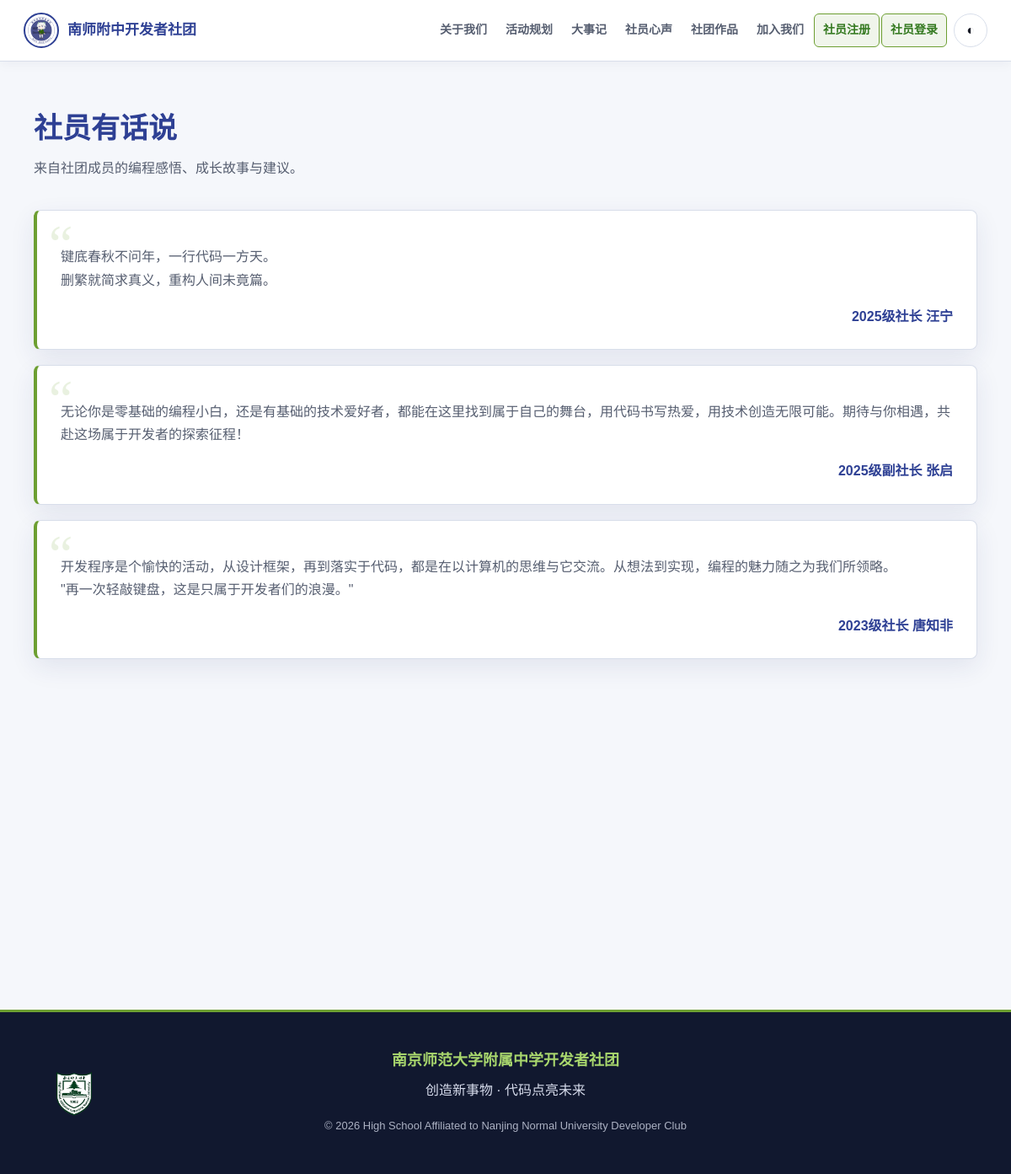
Page /comments/ on the committed database.
### comments/models.py (models this page shows, shortened)
class Comment(models.Model):
    content = models.TextField()
    created_at = models.CharField(max_length=20)
    creator = models.CharField(max_length=20)

### comments/views.py (the view)
# urls.py: path('', views.comment_list, name='comment_list'),]
def comment_list(request):
    comments = Comment.objects.all()
    context = {'comments': comments}
    return render(request, 'comments/comment_list.html', context)

### comments/templates/comments/comment_list.html (shortened to what this page needs)
{% extends 'website_index/base.html' %}
{% block content %}
  <div class="page-shell">
    <header class="page-header">
      <h1>社员有话说</h1>
      <p>来自社团成员的编程感悟、成长故事与建议。</p>
    </header>
    <div class="quote-list">
      {% for comment in comments %}
        <article class="quote-card reveal">
          <blockquote>{{ comment.content|linebreaks }}</blockquote>
          <cite>{{ comment.creator }}</cite>
        </article>
      {% empty %}
        <div class="empty-state"><p>暂无评论</p></div>
      {% endfor %}
    </div>
  </div>
{% endblock content %}

### website_index/static/website_index/css/site.css (style rules this page uses)
:root { color-scheme: light; --club-blue: #2e4094; --club-blue-strong: #1f2b6e; --club-green: #6d9f32; --club-gold: #b58a42; --surface: #ffffff; --surface-subtle: #f5f7fb; --surface-muted: #e9edf5; --text: #171a25; --text-muted: #565e70; --border: #d8deea; --border-strong: #bcc5d6; --danger: #b42318; --success: #357a21; --warning-bg: #fff8e8; --warning-border: #d7ae62; --shadow: 0 10px 30px rgba(31, 43, 110, 0.09); --header-bg: rgba(255, 255, 255, 0.94); --footer-bg: #11182f; --footer-text: #d7dcec; --ease-out: cubic-bezier(0.23, 1, 0.32, 1); --ease-in-out: cubic-bezier(0.77, 0, 0.175, 1); }
* { box-sizing: border-box; }
html { min-width: 320px; scroll-behavior: smooth; }
body { min-height: 100vh; margin: 0; background: var(--surface-subtle); color: var(--text); font-family: "Microsoft YaHei", "PingFang SC", "Noto Sans SC", sans-serif; font-size: 16px; line-height: 1.7; letter-spacing: 0; transition: background-color 180ms ease, color 180ms ease; }
.page-shell { width: min(1120px, calc(100% - 40px)); margin: 0 auto; padding: 58px 0 76px; }
.page-header { display: grid; margin-bottom: 36px; gap: 12px; }
.page-header h1, .section-heading { margin: 0; color: var(--club-blue); font-size: 34px; line-height: 1.3; letter-spacing: 0; }
.page-header p, .section-lead { max-width: 760px; margin: 0; color: var(--text-muted); }
.content-card, .product-card, .quick-link, .image-card, .quote-card { min-width: 0; border: 1px solid var(--border); border-left: 4px solid var(--club-green); border-radius: 8px; background: var(--surface); box-shadow: var(--shadow); }
.quote-list { display: grid; gap: 18px; }
.quote-card { position: relative; padding: 25px 28px; overflow: hidden; }
.quote-card::before { position: absolute; top: 8px; left: 14px; color: color-mix(in srgb, var(--club-green) 15%, transparent); content: "“"; font-family: Georgia, serif; font-size: 64px; line-height: 1; }
.quote-card blockquote { position: relative; z-index: 1; margin: 0; color: var(--text-muted); }
.quote-card cite { display: block; margin-top: 14px; color: var(--club-blue); font-style: normal; font-weight: 700; text-align: right; }
.reveal { opacity: 0; transform: translateY(16px); transition: opacity 240ms var(--ease-out), transform 240ms var(--ease-out); }
.reveal.is-visible { opacity: 1; transform: translateY(0); }

### rows in the picture
Comment: content "键底春秋不问年，一行代码一方天。 删繁就简求真义，重构人间未竟篇。", creator "2025级社长 汪宁"
Comment: content "无论你是零基础的编程小白，还是有基础的技术爱好者，都能在这里找到属于自己的舞台，用代码书写热爱，用技术创造无限可能。期待与你相遇，共赴这场属于开发者的探索征程！", creator "2025级副社长 张启"
Comment: content "开发程序是个愉快的活动，从设计框架，再到落实于代码，都是在以计算机的思维与它交流。从想法到实现，编程的魅力随之为我们所领略。 \"再一次轻敲键盘，这是只属于开发者们的浪漫。\"", creator "2023级社长 唐知非"
